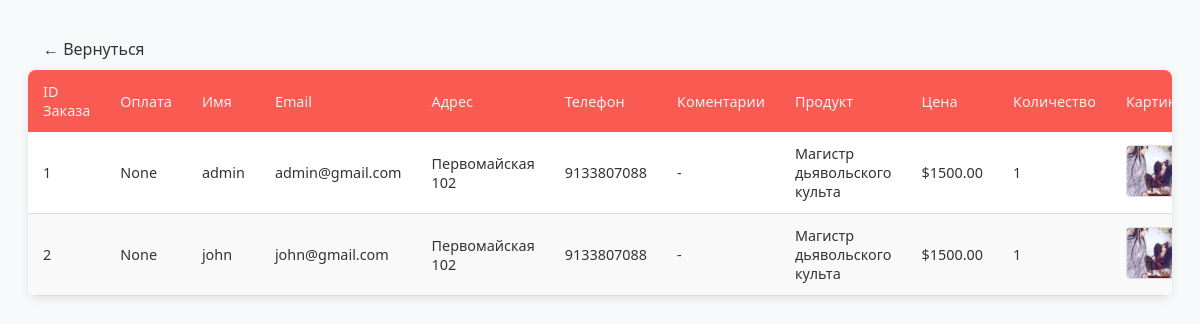
The page /view-orders (signed in) on the database its author committed.
### website/models.py (models this page shows, shortened)
class Order(db.Model):
    id = db.Column(db.Integer, primary_key=True)
    quantity = db.Column(db.Integer, nullable=False)
    price = db.Column(db.Float, nullable=False)
    status = db.Column(db.String(100), nullable=False, default='processing')
    payment_id = db.Column(db.String(1000), nullable=True)
    order_date = db.Column(db.DateTime, default=datetime.utcnow)
    customer_name = db.Column(db.String(100), nullable=False)
    customer_phone = db.Column(db.String(20), nullable=False)
    customer_address = db.Column(db.Text, nullable=False)
    customer_comment = db.Column(db.Text)
    customer_link = db.Column(db.Integer, db.ForeignKey('customer.id'), nullable=False)
    product_link = db.Column(db.Integer, db.ForeignKey('product.id'), nullable=False)

class Customer(db.Model, UserMixin):
    id = db.Column(db.Integer, primary_key=True)
    email = db.Column(db.String(100), unique=True)
    username = db.Column(db.String(100))
    password_hash = db.Column(db.String(150))
    date_joined = db.Column(db.DateTime(), default=datetime.utcnow)
    cart_items = db.relationship('Cart', backref=db.backref('customer', lazy=True))
    orders = db.relationship('Order', backref=db.backref('customer', lazy=True))
    @property
    def password(self):
        raise AttributeError('Password is not a readable Attribute')

class Product(db.Model):
    id = db.Column(db.Integer, primary_key=True)
    product_name = db.Column(db.String(100), nullable=False)
    author = db.Column(db.String(100), nullable=False)
    characteristic = db.Column(db.String(1000), nullable=False)
    previous_price = db.Column(db.Float, nullable=False)
    in_stock = db.Column(db.Integer, nullable=False)
    product_picture = db.Column(db.String(1000), nullable=False)
    category = db.Column(db.String(50), nullable=False)
    date_added = db.Column(db.DateTime, default=datetime.utcnow)
    carts = db.relationship('Cart', backref=db.backref('product', lazy=True))
    orders = db.relationship('Order', backref=db.backref('product', lazy=True))

### website/admin.py (the view)
@admin.route('/view-orders')
@login_required
def view_orders():
    if current_user.id != 1:
        return render_template('404.html')
    orders = Order.query.all()
    form = OrderForm()
    return render_template('view_orders.html', orders=orders, form=form)

### website/__init__.py (called while the page is built)
def create_app():
    app = Flask(__name__)
    app.config['SECRET_KEY'] = 'hbnwdvbn ajnbsjn ahe'
    app.config['SQLALCHEMY_DATABASE_URI'] = f'sqlite:///{DB_NAME}'
    db.init_app(app)
    @app.errorhandler(404)
    def page_not_found(error):
        return render_template('404.html')
    login_manager = LoginManager()
    login_manager.init_app(app)
    login_manager.login_view = 'auth.login'
    @login_manager.user_loader
    def load_user(id):
        return Customer.query.get(int(id))
    from .views import views
    from .auth import auth
    from .admin import admin
    from .models import Customer, Cart, Product, Order
    app.register_blueprint(views, url_prefix='/') # localhost:5000/about-us
    app.register_blueprint(auth, url_prefix='/') # localhost:5000/auth/change-password
    app.register_blueprint(admin, url_prefix='/')
    return app

### website/templates/view_orders.html (shortened to what this page needs)
<!DOCTYPE html>
<html lang="en">
<head>
</head>
<body>
    <a href="/admin-page" class="animated-back-btn">
        ← Вернуться
      </a>
    <div class="orders-container">
        <table>
            <thead>
                <tr>
                    <th>ID Заказа</th>
                    <th>Оплата</th>
                    <th>Имя</th>
                    <th>Email</th>
                    <th>Адрес</th>
                    <th>Телефон</th>
                    <th>Коментарии</th>
                    <th>Продукт</th>
                    <th>Цена</th>
                    <th>Количество</th>
                    <th>Картинка</th>
                </tr>
            </thead>
            <tbody>
                {% for order in orders %}
                <tr>
                    <td>{{ order.id }}</td>
                    <td>{{ order.payment_id }}</td>
                    <td>{{ order.customer.username }}</td>
                    <td>{{ order.customer.email }}</td>
                    <td>{{ order.customer_address }}</td>
                    <td>{{ order.customer_phone }}</td>
                    <td>{{ order.customer_comment if order.customer_comment else '-' }}</td>
                    <td>{{ order.product.product_name }}</td>
                    <td>${{ "%.2f"|format(order.price) }}</td>
                    <td>{{ order.quantity }}</td>
                    <td><img src="{{ order.product.product_picture }}" class="product-img" alt="{{ order.product.product_name }}" style="width: 50px;"></td>
                </tr>
                {% endfor %}
            </tbody>
        </table>
    </div>
</body>
</html>

### website/templates/view_orders.html (style rules this page uses)
:root { --primary-color: rgba(249, 91, 82, 1); --dark-bg: rgba(249, 91, 82, 1); --hover-bg: rgba(249, 91, 82, 1); --text-light: #ecf0f1; --success-color: #2ecc71; --warning-color: #f39c12; --danger-color: #e74c3c; --border-color: #ddd; }
body { font-family: 'Segoe UI', Tahoma, Geneva, Verdana, sans-serif; background-color: #f8f9fa; padding: 20px; color: #333; }
.orders-container { max-width: 100%; overflow-x: auto; background: white; border-radius: 8px; box-shadow: 0 2px 10px rgba(0, 0, 0, 0.1); margin: 0 auto; }
table { width: 100%; border-collapse: collapse; min-width: 1200px; }
thead { background-color: var(--dark-bg); color: var(--text-light); position: sticky; top: 0; }
th { padding: 12px 15px; text-align: left; font-weight: 500; font-size: 0.9rem; }
tbody tr { border-bottom: 1px solid var(--border-color); transition: background-color 0.2s; }
tbody tr:nth-child(even) { background-color: #f9f9f9; }
td { padding: 12px 15px; vertical-align: middle; font-size: 0.9rem; }
.product-img { width: 50px; height: 50px; object-fit: cover; border-radius: 4px; border: 1px solid var(--border-color); }
.animated-back-btn { display: inline-block; padding: 10px 15px; color: #333; text-decoration: none; position: relative; transition: all 0.3s; }
.animated-back-btn:after { content: ''; position: absolute; bottom: 0; left: 0; width: 0; height: 2px; background-color: #5c0e0c; transition: width 0.3s; }

### rows shown on the page
Order: id "1", payment_id "None", customer.username "admin", customer.email "admin@gmail.com", customer_address "Первомайская 102", customer_phone "9133807088", customer_comment "-", product.product_name "Магистр дьявольского культа", price "1500.00", quantity "1", product.product_picture (picture)
Order: id "2", payment_id "None", customer.username "john", customer.email "john@gmail.com", customer_address "Первомайская 102", customer_phone "9133807088", customer_comment "-", product.product_name "Магистр дьявольского культа", price "1500.00", quantity "1", product.product_picture (picture)
